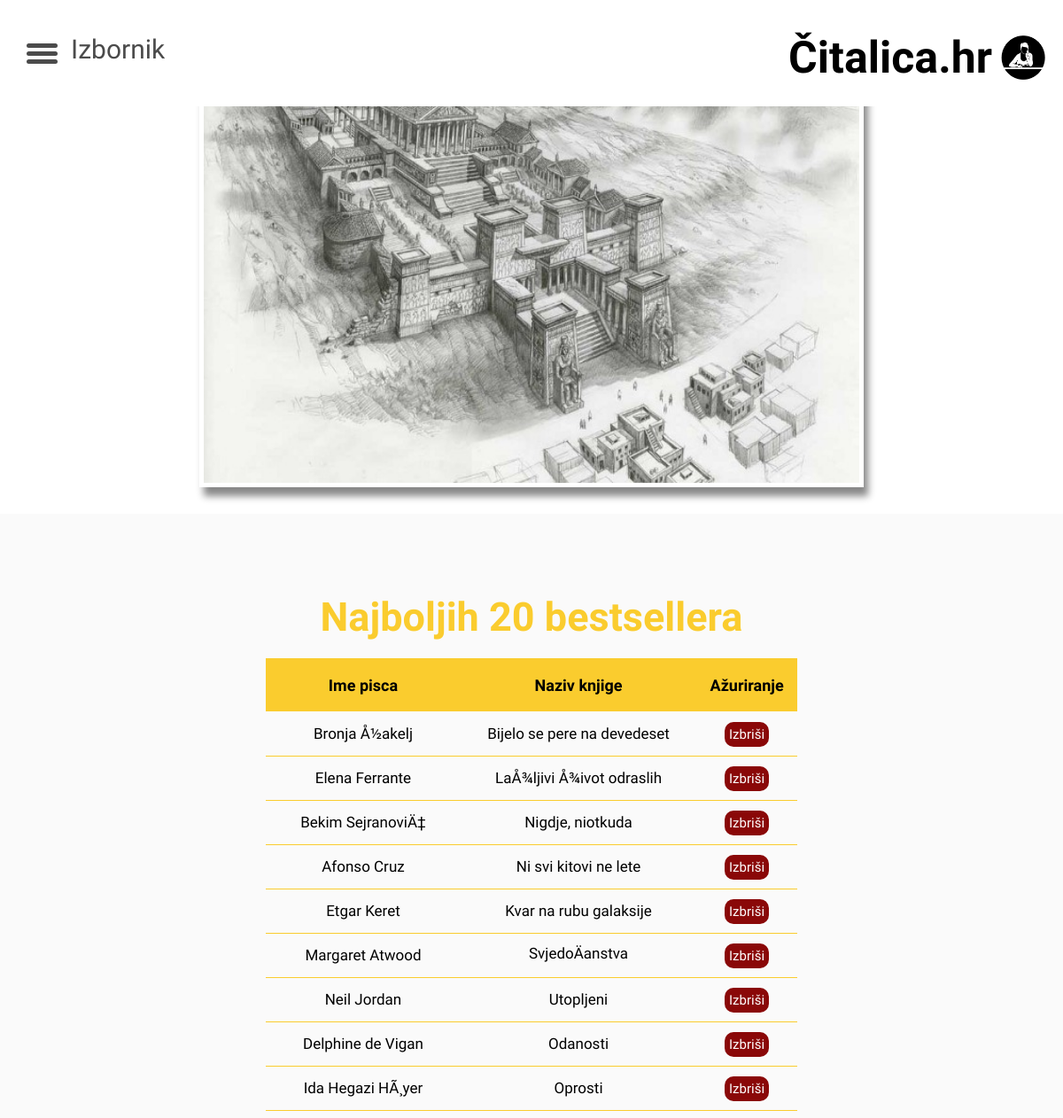
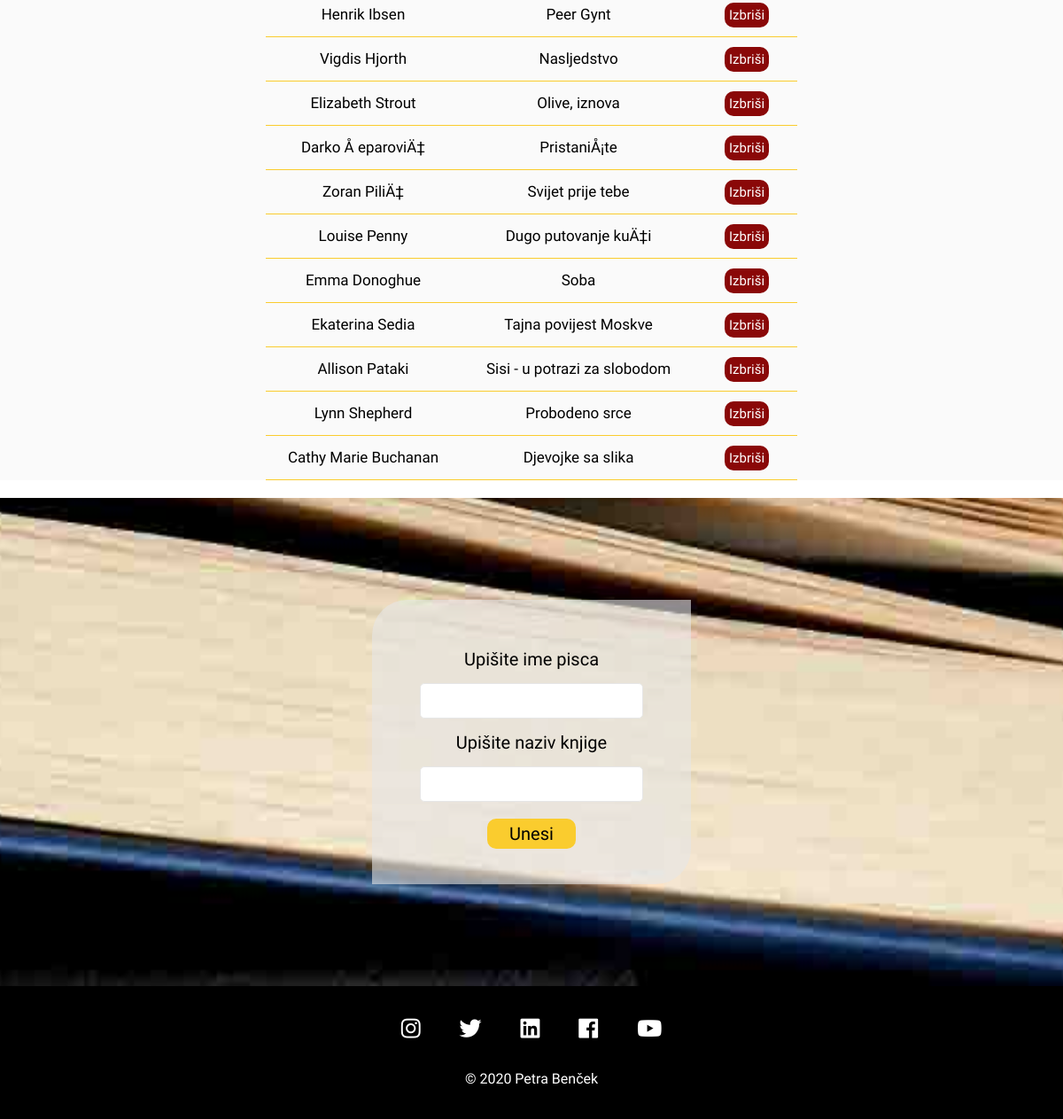
Page /topbook.php on the committed database (2 pictures, top to bottom).
### tables this page shows
CREATE TABLE `topbook` (
  `id` int(11) NOT NULL,
  `autor` varchar(255) NOT NULL,
  `book_name` varchar(255) NOT NULL
);

### topbook_baza.php (called while the page is built, shortened)
<?php
$db = mysqli_connect('localhost', 'root', '', 'citalica');
$autor = "";
$book_name = "";
$results = mysqli_query($db, "SELECT * FROM topbook");
?>

### topbook.php (the view, shortened to what this page needs)
<?php include 'topbook_baza.php';?>
<!DOCTYPE html>
<html>
    <head>
        <link rel="stylesheet" href="css/style.css">
        <link href="https://use.fontawesome.com/releases/v5.6.3/css/all.css" rel="stylesheet" >
    </head>
    <body>
         <header>
            <?php include 'header.php';?>
        </header>
        <div class="top_book">
            <div class="img_auto_slider">
                    <img name="slide">
            </div>
        </div>
        <div class="top_book_table">
            <h1>Najboljih 20 bestsellera</h1>
                <table>
                   <thead>
                        <tr>
                            <th>Ime pisca</th>
                            <th>Naziv knjige</th>
                            <th>Ažuriranje</th>
                        </tr>
                    </thead>
                    <tbody>
                      <?php while ($row = mysqli_fetch_array($results)) { ?>
                       <tr>
                           <td ><?php echo $row['autor']; ?></td>
                           <td ><?php echo $row['book_name']; ?></td>
                           <td><a class="del_btn" href="topbook_baza.php?del=<?php echo $row['id']; ?>">Izbriši</a></td>
                       </tr>
                       <?php } ?>
                   </tbody>
               </table>
        </div>
         <div class="bg" style=" background-image:url(img/bg4.jpg);">
        <div class="top_book_form">
            <form method="post" action="topbook_baza.php">
                <div class="topbook_upload">
                    <label>Upišite ime pisca</label>
                    <input type="text" name="autor" value="<?php echo $autor; ?>">
                </div>
                <div class="topbook_upload">
                    <label>Upišite naziv knjige</label>
                    <input type="text" name="book_name" value="<?php echo $book_name; ?>">
                </div><br>
                <div class="topbook_upload">
                    <button type="submit" name="save">Unesi</button>
                </div>
            </form>
        </div>
        </div>
        <footer>
           <?php include 'footer.php';?>
        </footer>
    </body>
</html>

### CSS/style.css (style rules this page uses)
* { margin: 0; padding: 0; font-family: 'Catamaran', sans-serif; box-sizing: border-box; }
header { position: fixed; background: white; width: 100%; height: 120px; }
body { position: relative; z-index: -100; padding-bottom: 150px; min-height: 100vh; }
footer { position: absolute; height: 150px; z-index: -100; margin: 0; padding: 0; width: 100%; background: #000000; align-items: center; text-align: center; color: white; bottom: 0; }
.bg { background-position: center center; background-repeat: no-repeat; background-size: cover; background-attachment: fixed; }
.top_book { display: flex; align-items: center; justify-content: center; padding-bottom: 30px; }
.top_book .img_auto_slider { padding-top: 160px; height: 550px; width: 750px; padding: 5px; box-shadow: 5px 10px 8px #888888; }
.top_book .img_auto_slider img { height: 100%; width: 100%; }
.top_book_table { background-color: #FAFAFA; }
.top_book_table h1 { padding-top: 90px; display: flex; align-items: center; justify-content: center; font-size: 45px; color: #FACC2E; }
.top_book_table table { width: 50%; text-align: center; border-collapse: collapse; margin: 20px auto; border-spacing: 1; }
.top_book_table table th { align-items: center; justify-content: center; font-size: 18px; height: 60px; background: #FACC2E; text-align: center; padding: 5px; }
.top_book_table table td { height: 50px; font-size: 17px; border-bottom: 1px solid #FACC2E; padding: 5px; }
.top_book_table table td .del_btn { text-decoration: none; width: 100px; background-color: #8A0808; color: white; border-radius: 10px; cursor: pointer; padding: 5px 5px; font-size: 15px; }
.top_book_form { display: flex; align-items: center; justify-content: center; padding-top: 65px; padding-bottom: 65px; }
.top_book_form form { width: 30%; margin: 50px auto; text-align: center; padding: 40px; border-radius: 40px 0 40px 0; background: rgba(230, 230, 230, 0.6); }
.top_book_form label { display: block; text-align: center; padding: 15px; font-size: 20px; }
.top_book_form input { height: 40px; width: 90%; padding: 5px; font-size: 15px; border: 1px solid #E6E6E6; border-radius: 5px; }
.top_book_form button { width: 100px; background-color: #FACC2E; color: black; border: none; border-radius: 10px; cursor: pointer; padding: 5px; font-size: 20px; }

### rows in the picture
topbook: autor "Bronja Å½akelj", book_name "Bijelo se pere na devedeset"
topbook: autor "Elena Ferrante", book_name "LaÅ¾ljivi Å¾ivot odraslih"
topbook: autor "Bekim SejranoviÄ‡", book_name "Nigdje, niotkuda"
topbook: autor "Afonso Cruz", book_name "Ni svi kitovi ne lete"
topbook: autor "Etgar Keret", book_name "Kvar na rubu galaksije"
topbook: autor "Margaret Atwood", book_name "SvjedoÄanstva"
topbook: autor "Neil Jordan", book_name "Utopljeni"
topbook: autor "Delphine de Vigan", book_name "Odanosti"
topbook: autor "Ida Hegazi HÃ¸yer", book_name "Oprosti"
topbook: autor "Henrik Ibsen", book_name "Peer Gynt"
topbook: autor "Vigdis Hjorth", book_name "Nasljedstvo"
topbook: autor "Elizabeth Strout", book_name "Olive, iznova"
topbook: autor "Darko Å eparoviÄ‡", book_name "PristaniÅ¡te"
topbook: autor "Zoran PiliÄ‡", book_name "Svijet prije tebe"
topbook: autor "Louise Penny", book_name "Dugo putovanje kuÄ‡i"
topbook: autor "Emma Donoghue", book_name "Soba"
topbook: autor "Ekaterina Sedia", book_name "Tajna povijest Moskve"
topbook: autor "Allison Pataki", book_name "Sisi - u potrazi za slobodom"
topbook: autor "Lynn Shepherd", book_name "Probodeno srce"
topbook: autor "Cathy Marie Buchanan", book_name "Djevojke sa slika"
